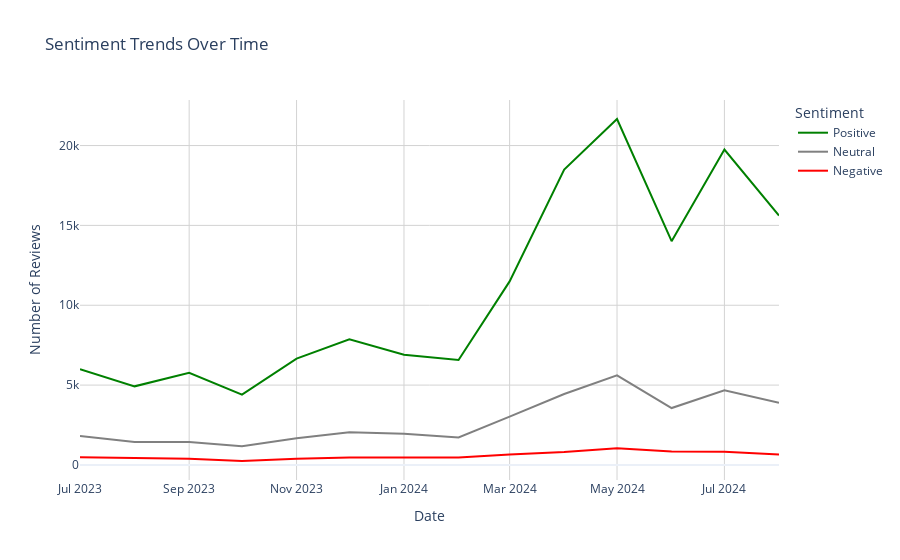

This figure's notebook cell:
### Code cell
# convert 'Review Date' to datetime format
df['Review Date'] = pd.to_datetime(df['Review Date'])

# aggregate sentiment counts by date
sentiment_over_time = df.groupby([df['Review Date'].dt.to_period('M'), 'Sentiment']).size().unstack(fill_value=0)

# convert the period back to datetime for plotting
sentiment_over_time.index = sentiment_over_time.index.to_timestamp()

fig = go.Figure()

fig.add_trace(go.Scatter(x=sentiment_over_time.index, y=sentiment_over_time['Positive'],
                         mode='lines', name='Positive', line=dict(color='green')))
fig.add_trace(go.Scatter(x=sentiment_over_time.index, y=sentiment_over_time['Neutral'],
                         mode='lines', name='Neutral', line=dict(color='gray')))
fig.add_trace(go.Scatter(x=sentiment_over_time.index, y=sentiment_over_time['Negative'],
                         mode='lines', name='Negative', line=dict(color='red')))

fig.update_layout(
    title='Sentiment Trends Over Time',
    xaxis_title='Date',
    yaxis_title='Number of Reviews',
    plot_bgcolor='white',  
    paper_bgcolor='white',  
    legend_title_text='Sentiment',
    xaxis=dict(showgrid=True, gridcolor='lightgray'), 
    yaxis=dict(showgrid=True, gridcolor='lightgray')
)

fig.show()

### Figure 1 — Plotly figure (JSON) as saved in the notebook; plotly's stock layout.template omitted (floating-point values rounded to 4 significant figures)
{"data": [{"line": {"color": "green"}, "mode": "lines", "name": "Positive", "type": "scatter", "x": ["2023-07-01T00:00:00", "2023-08-01T00:00:00", "2023-09-01T00:00:00", "2023-10-01T00:00:00", "2023-11-01T00:00:00", "2023-12-01T00:00:00", "2024-01-01T00:00:00", "2024-02-01T00:00:00", "2024-03-01T00:00:00", "2024-04-01T00:00:00", "2024-05-01T00:00:00", "2024-06-01T00:00:00", "2024-07-01T00:00:00", "2024-08-01T00:00:00"], "y": [5994, 4922, 5771, 4408, 6658, 7866, 6904, 6573, 11494, 18491, 21663, 14014, 19750, 15614]}, {"line": {"color": "gray"}, "mode": "lines", "name": "Neutral", "type": "scatter", "x": ["2023-07-01T00:00:00", "2023-08-01T00:00:00", "2023-09-01T00:00:00", "2023-10-01T00:00:00", "2023-11-01T00:00:00", "2023-12-01T00:00:00", "2024-01-01T00:00:00", "2024-02-01T00:00:00", "2024-03-01T00:00:00", "2024-04-01T00:00:00", "2024-05-01T00:00:00", "2024-06-01T00:00:00", "2024-07-01T00:00:00", "2024-08-01T00:00:00"], "y": [1809, 1439, 1433, 1169, 1667, 2048, 1952, 1716, 3022, 4445, 5614, 3562, 4682, 3892]}, {"line": {"color": "red"}, "mode": "lines", "name": "Negative", "type": "scatter", "x": ["2023-07-01T00:00:00", "2023-08-01T00:00:00", "2023-09-01T00:00:00", "2023-10-01T00:00:00", "2023-11-01T00:00:00", "2023-12-01T00:00:00", "2024-01-01T00:00:00", "2024-02-01T00:00:00", "2024-03-01T00:00:00", "2024-04-01T00:00:00", "2024-05-01T00:00:00", "2024-06-01T00:00:00", "2024-07-01T00:00:00", "2024-08-01T00:00:00"], "y": [480, 440, 389, 247, 394, 461, 457, 459, 659, 803, 1048, 835, 827, 656]}], "layout": {"legend": {"title": {"text": "Sentiment"}}, "paper_bgcolor": "white", "plot_bgcolor": "white", "title": {"text": "Sentiment Trends Over Time"}, "xaxis": {"gridcolor": "lightgray", "showgrid": true, "title": {"text": "Date"}}, "yaxis": {"gridcolor": "lightgray", "showgrid": true, "title": {"text": "Number of Reviews"}}}}
